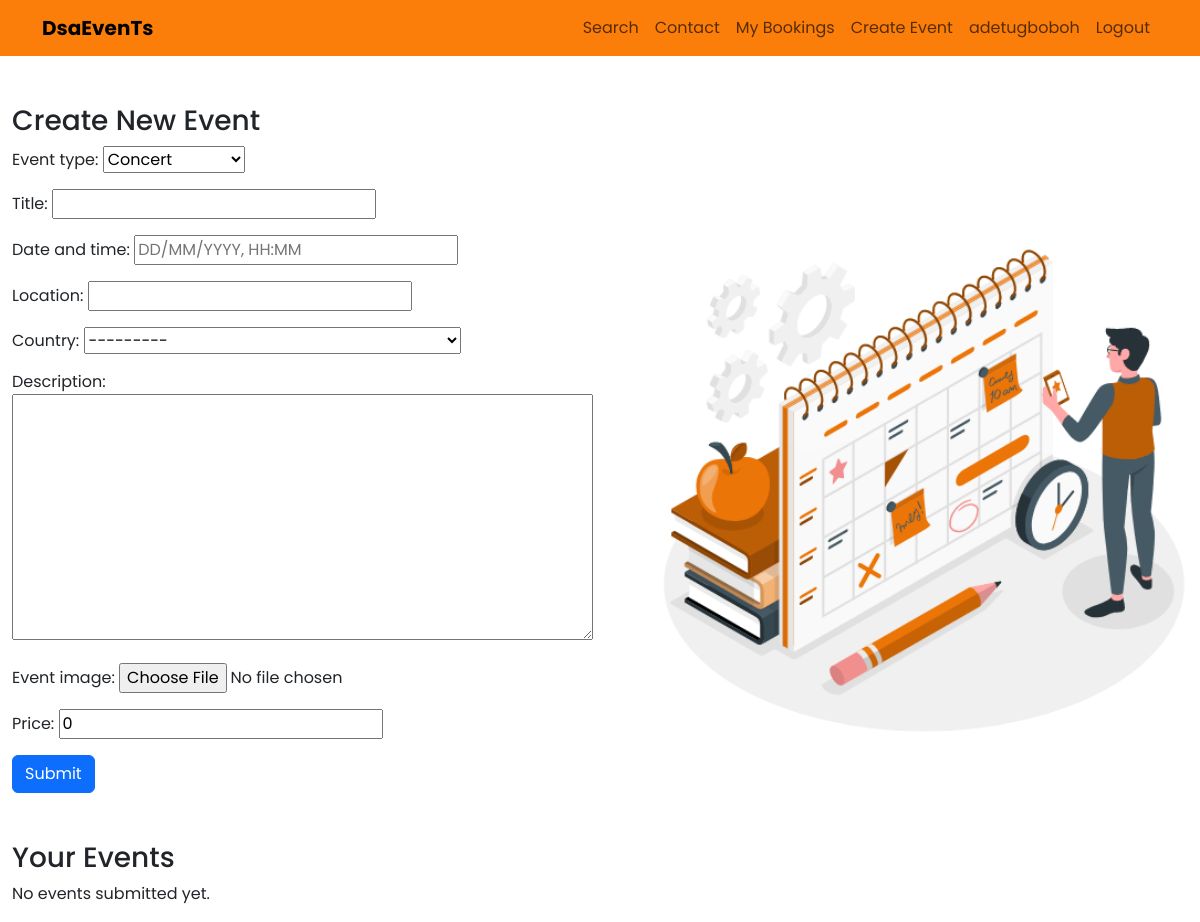
Page /events-submission/ (signed in) on the earlier database version.
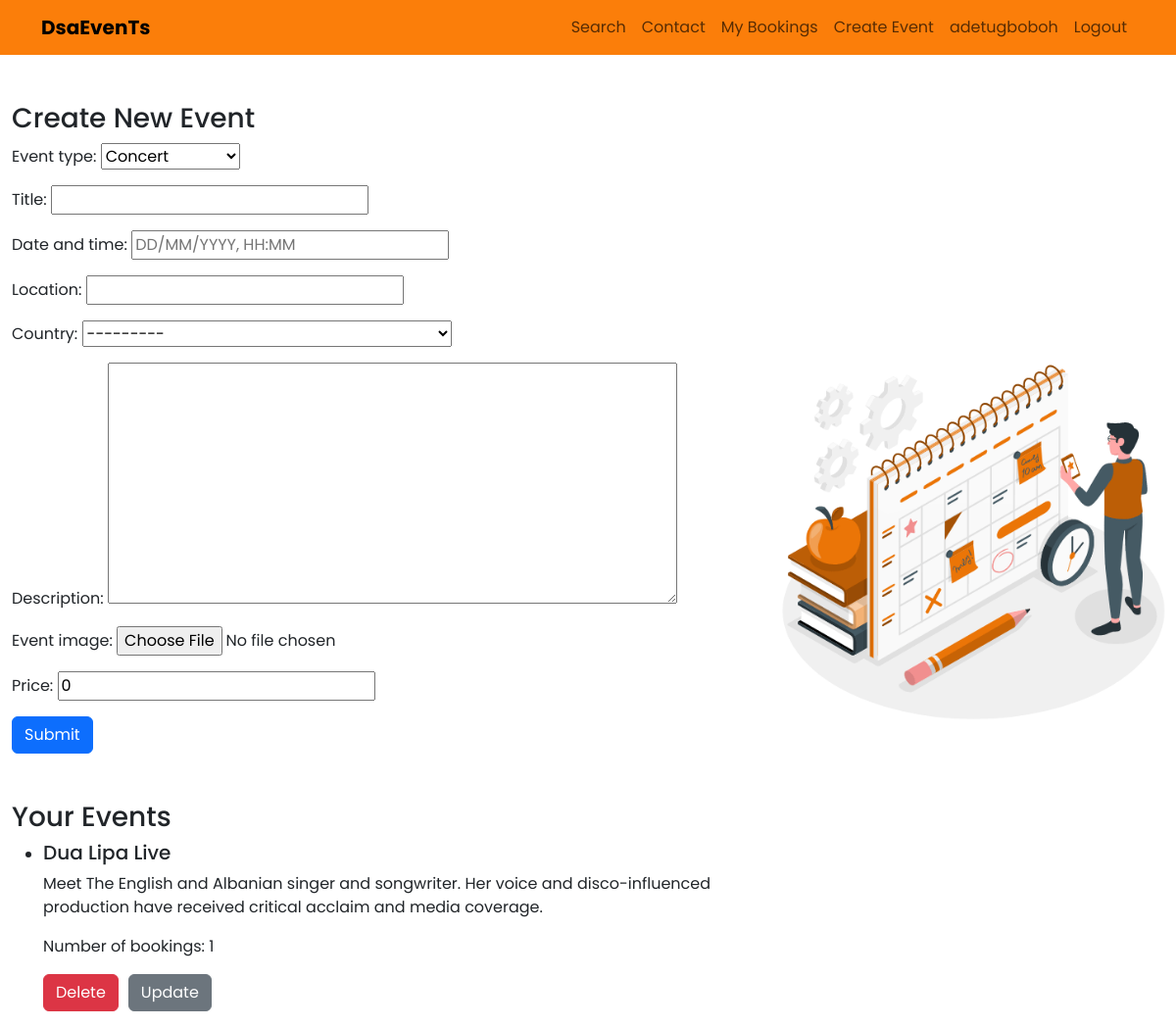
Same page on the later database version.
### events/models.py (models this page shows)
class Event(models.Model):
    EVENT_TYPE_CHOICES = (
        ('concert', 'Concert'),
        ('music_festival', 'Music Festival'),
        ('workshop', 'Workshop'),
        ('conference', 'Conference'),
        ('exhibition', 'Exhibition'),
        ('album_release', 'Album Release'),
        ('live_stream', 'Live Stream'),
        ('meetup', 'Meetup'),
    )
    event_type = models.CharField(max_length=100, choices=EVENT_TYPE_CHOICES)
    title = models.CharField(max_length=255)
    date_and_time = models.DateTimeField()
    location = models.CharField(max_length=255)
    country = CountryField()
    description = models.TextField()
    event_image = models.ImageField(blank=True)
    price = models.DecimalField(max_digits=10, decimal_places=2, default=0)
    user = models.ForeignKey(User, on_delete=models.CASCADE, default= None)

### events/views.py (the view)
# urls.py: path('events-submission/', views.create_event, name='event-submission'),
@login_required
def create_event(request):
    if request.method == 'POST':
        form = EventForm(request.POST, request.FILES)
        if form.is_valid():
            event = form.save(commit=False)
            if 'event_image' in request.FILES:
                s3_url = upload_to_s3(request.FILES['event_image'], request.FILES['event_image'].name)
                event.event_image = s3_url
            event.user=request.user
            event.save()
            return redirect('homepage')
    else:
        form = EventForm()
    existing_events = Event.objects.filter(user=request.user)
    return render(request, 'events/events_submission.html', {'form': form, 'existing_events': existing_events})

### events/forms.py
class EventForm(forms.ModelForm):
    date_and_time = forms.DateTimeField(input_formats=['%d/%m/%Y, %H:%M'], widget=DateTimeInput(attrs={'placeholder': 'DD/MM/YYYY, HH:MM'}))
    class Meta:
        model = Event
        fields = ['event_type', 'title', 'date_and_time', 'location', 'country', 'description', 'event_image', 'price']
        widgets = {
            'date_and_time': DateTimeLocalInput(),
            'country': forms.Select(choices=[(country.code, country.name) for country in countries]),
        }
    def __init__(self, *args, **kwargs):
        super().__init__(*args, **kwargs)
        self.fields['event_type'].choices = Event.EVENT_TYPE_CHOICES

### templates/events/events_submission.html (shortened to what this page needs)
{% extends 'base.html' %}
{% load static %}
{% block content %}
<div style ="display:flex; justify-content:space-between; align-items:center;">
<div>
    <div class="container mt-5">
    <h3>Create New Event</h3>
    <form method="post" enctype="multipart/form-data">
        {{ form.as_p }}
        <button type="submit" class="btn btn-primary">Submit</button>
    </form>
</div>
    <div class="container mt-5">
    <h3>Your Events</h3>
    {% if existing_events %}
    <ul>
        {% for event in existing_events %}
        <li>
            <h5>{{ event.title }}</h5>
            <p>{{ event.description }}</p>
             <p>Number of bookings: {{ event.bookings.count }}</p>
        <div style="display: flex; flex-direction:row; gap:10px;">
            <form method="post" action="{% url 'delete_event' event.id %}">
                <button type="submit" class="btn btn-danger">Delete</button>
            </form>
            <a href="{% url 'update_event' event.id %}" class="btn btn-secondary">Update</a>
        </div>
        </li>
        {% endfor %}
    </ul>
    {% else %}
    <p>No events submitted yet.</p>
    {% endif %}
</div>
</div>
<div>
     <img src="{% static 'events/images/Schedule.gif' %}" alt="contact Image" class="img-fluid" style="width: 600px;">
</div>
</div>
{% endblock %}

### templates/base.html (shortened to what this page needs)
{% load static %}
<!DOCTYPE html>
<html lang="en">
<head>
    <link href="https://cdn.jsdelivr.net/npm/bootstrap@5.3.3/dist/css/bootstrap.min.css" rel="stylesheet">
<body style="font-family:'poppins', sans-serif;">
     {% include 'events/header.html' %}
    {% block content %}
    {% endblock %}
</body>
</html>

### templates/events/header.html (shortened to what this page needs)
<header class="navbar navbar-expand-lg navbar-light" style="background:#FB7E0A">
    <div class="container">
        <a class="navbar-brand fw-bolder" href="/">DsaEvenTs</a>
        <div class="collapse navbar-collapse justify-content-end" id="navbarNav">
            <ul class="navbar-nav ml-auto">
                <li class="nav-item">
                    <a class="nav-link" href="/all-events/">Search</a>
                </li>
                 <li class="nav-item">
                    <a class="nav-link" href="/contact-us/">Contact</a>
                </li>
                <li class="nav-item">
                    <a   class="nav-link" href="{% url 'my_bookings' %}">My Bookings</a>
                </li>
                   {% if user.is_authenticated %}
                     <li class="nav-item">
                        <a class="nav-link" href="/events-submission/">Create Event</a>
                    </li>
                    <li class="nav-item">
                        <a class="nav-link" href="#">{{ user.username }}</a>
                    </li>
                    <li class="nav-item">
                        <a class="nav-link" href="{% url 'account_logout' %}">Logout</a>
                    </li>
                {% else %}
                    <li class="nav-item">
                        <a class="nav-link" href="{% url 'account_login' %}">Login</a>
                    </li>
                {% endif %}
            </ul>
        </div>
    </div>
</header>

Differences in the rows shown:
added Event: title "Dua Lipa Live", description "Meet The English and Albanian singer and songwriter. Her voice and disco-influenced production have received critical acclaim and media coverage.", bookings.count "1"
Other differences:
text no longer shown: "No events submitted yet."
